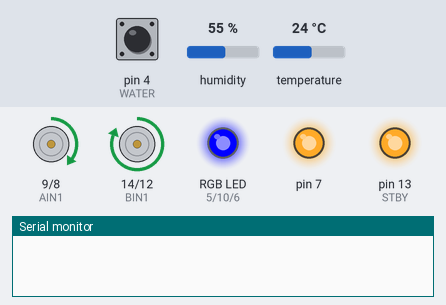
Recording of a sketch running on a simulated Arduino Uno, built with avr-gcc and run on an emulated ATmega328P. Parts: motor-driver pin pairs drawn as motors (green arrow = first pin HIGH = forward, orange = second pin HIGH = backward, longer = more drive, scaled by the enable pin, stopped while the standby pin is LOW), an RGB LED mixed from three pins (HIGH = lit), output pins drawn as LEDs (lit = HIGH), the last lines printed to the serial monitor. The test bench sets the inputs (shaded band); at power-on: humidity 55 %, temperature 24 °C, pin 4 (WATER) HIGH. Dim RGB values are drawn brighter than linear.

Above: at 2.8 s.
2.9 s: humidity set to 22 %
At 11.67 s:
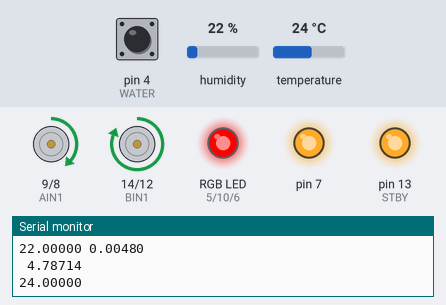
15.9 s: temperature set to 37.5 °C
At 23.25 s:
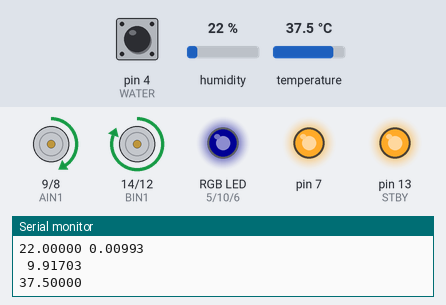
23.3 s: temperature set to 36.9 °C
At 30.45 s:
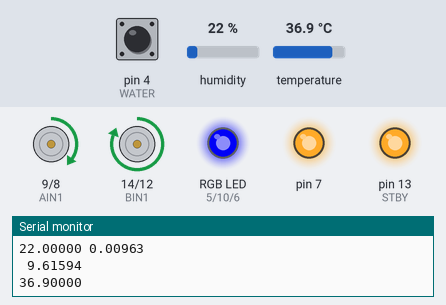
32.7 s: humidity set to 19 %
At 40.1 s:
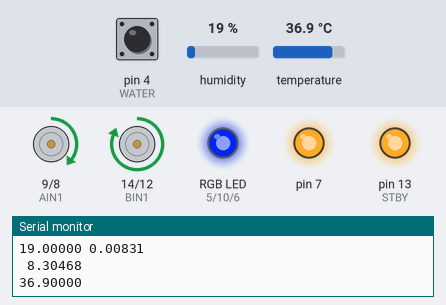
41.7 s: humidity set to 21 %
Timing chart, 0 to 56.3 s (numbered marks = the images above; inputs shaded):
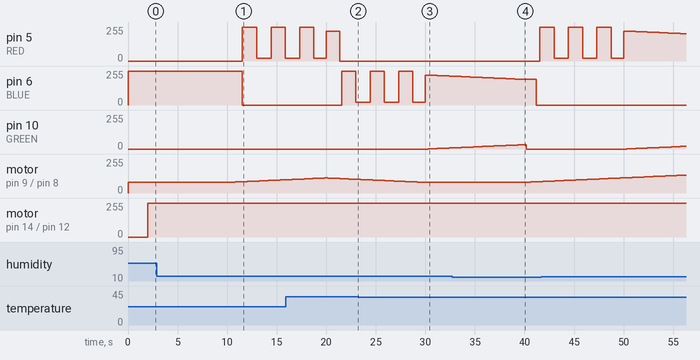

Measured:
- the behaviour switches between 37 and 36.9 °C on temperature (found by bisection; images 2 and 3)
- after the input at 2.9 s, pin 5 (RED): alternates 255/255 for 1.4 s and 20/255 for 1.4 s, starting after 8.7 s; motor on pin 9 (AIN1) / pin 8 (AIN2): moves from forward 80/255 to forward 99/255 over 5.4 s, starting after 7.3 s
- after the input at 15.9 s, pin 6 (BLUE): 0/255 → 255/255 after 5.7 s, → 20/255 1.4 s later
- after the input at 23.3 s, pin 10 (GREEN): 0/255 → 1/255 after 7.0 s
- after the input at 32.7 s, pin 5 (RED): 0/255 → 255/255 after 8.9 s; motor on pin 9 (AIN1) / pin 8 (AIN2): moves from forward 80/255 to forward 86/255 over 1.5 s, starting after 7.3 s

The sketch:

humidifier.ino
```cpp
#include <math.h>
#include <stdint.h>
#include "SparkFunBME280.h"
#include "Wire.h"
#include <avr/wdt.h>

BME280 mySensor;

#define STBY  13
#define PWMA  3
#define AIN1  9
#define AIN2  8
#define PWMB  11
#define BIN1  14
#define BIN2  12
#define WATER  4
#define PUMP  2
#define FAN  1
#define RED  5
#define GREEN  10
#define BLUE  6


bool waterPresent;
bool intermediateWaterPresent;
float currentHumidity;
double currentAbsoluteHumidity;

float currentTemperature;
bool readHumiditySensorError;
unsigned long clock;

unsigned long pumpStartAt;
unsigned long pumpStopAt;

unsigned long lastReadHumidifierSensorAt;
unsigned long lastReadWaterSensorAt;
unsigned long ultrasonicStartAt;
unsigned long ultrasonicStopAt;
unsigned long updatedHumidifierStatusAt;
unsigned long humidifierStartAt;
unsigned long humidifierStopAt;
unsigned long lastLedClockAt;
bool ledUp;

float minOptimumAbsoluteHumidity;
float maxOptimumAbsoluteHumidity;
int currentFanSpeed;
int lastGreenLedLevel;
int lastRedLedLevel;
int lastBlueLedLevel;

int waterCounter;
int noWaterCounter;


void setup() {
    TCCR2B = TCCR2B & B11111000 | B00000001;
    waterPresent = true;
    currentFanSpeed = 0;
    pumpStartAt = 0;
    pumpStopAt = 1;
    lastReadHumidifierSensorAt = 0;
    ultrasonicStartAt = 0;
    ultrasonicStopAt = 1;
    humidifierStartAt = 0;
    humidifierStopAt = 1;
    updatedHumidifierStatusAt = 0;
    lastLedClockAt = 0;
    lastGreenLedLevel = 0;
    lastRedLedLevel = 0;
    lastBlueLedLevel = 0;
    noWaterCounter = 0;
    waterCounter = 0;

    minOptimumAbsoluteHumidity = 0.009 - 0.00045;
    maxOptimumAbsoluteHumidity = 0.009 + 0.00045;
    ledUp = true;
    Serial.begin(9600);
    mySensor.settings.commInterface = I2C_MODE;
    mySensor.settings.I2CAddress = 0x76;
    mySensor.settings.runMode = 3; //Normal mode
    mySensor.settings.tStandby = 0;
    mySensor.settings.filter = 0;
    mySensor.settings.tempOverSample = 1;
    mySensor.settings.pressOverSample = 1;
    mySensor.settings.humidOverSample = 1;
    delay(10);
    mySensor.begin();

    pinMode(7, OUTPUT);

    pinMode(RED, OUTPUT);
    analogWrite(RED, 0);
    pinMode(BLUE, OUTPUT);
    analogWrite(BLUE, 0);

    pinMode(GREEN, OUTPUT);
    analogWrite(GREEN, 0);

    pinMode(STBY, OUTPUT);
    pinMode(PWMA, OUTPUT);
    pinMode(AIN1, OUTPUT);
    pinMode(AIN2, OUTPUT);
    pinMode(PWMB, OUTPUT);
    pinMode(BIN1, OUTPUT);
    pinMode(BIN2, OUTPUT);
    pinMode(WATER, INPUT_PULLUP);
    stopPump();
    stopHumidifier();
    setFanSpeed(80);
    digitalWrite(7, HIGH);
    wdt_enable(WDTO_8S);
}

void loop() {
    wdt_reset();

    if ((lastReadHumidifierSensorAt + 10000) < millis()) {
        lastReadHumidifierSensorAt = millis();
        readHumiditySensor();
        currentAbsoluteHumidity = getAbsoluteHumidity(currentTemperature, currentHumidity);


        Serial.print((float) (currentHumidity), 5);
        Serial.print(" ");
        Serial.println((float) (currentAbsoluteHumidity), 5);
        Serial.print(" ");
        Serial.println((float) (getAbsoluteHumidity2(currentTemperature, currentHumidity)), 5);
        Serial.println((float) (currentTemperature), 5);

    }

    if ((lastReadWaterSensorAt + 2000) < millis()) {
        lastReadWaterSensorAt = millis();
        bool v = !digitalRead(WATER);
        if (v){
           noWaterCounter = 0;
            if (waterCounter < 5){
                waterCounter += 1;
            } else {
                intermediateWaterPresent = true;
            }
        } else {
            waterCounter = 0;
            if (noWaterCounter < 5){
                noWaterCounter += 1;
            } else {
                intermediateWaterPresent = false;
            }
        }

        if (intermediateWaterPresent && !waterPresent) {
            waterPresent = true;
        }
        if (intermediateWaterPresent && isPumpOn()) {
            stopPump();
        } else if (!intermediateWaterPresent && !isPumpOn() && waterPresent) {
            startPump();
        }
        if (isPumpOn() && (pumpStartAt + 120000) < millis()) {
            stopPump();
            waterPresent = false;
        }
    }

    if ((updatedHumidifierStatusAt + 10000) < millis()) {
        updatedHumidifierStatusAt = millis();
        if (waterPresent) {
            if (currentAbsoluteHumidity < minOptimumAbsoluteHumidity) {
                startHumidifier();
            }

            if (currentAbsoluteHumidity > maxOptimumAbsoluteHumidity) {
                stopHumidifier();
            }
        } else {
            stopHumidifier();
        }
    }

    if ((clock + 300) < millis()) {
        clock = millis();
        if (isHumidifierOn()) {
            if (currentFanSpeed < 200) {
                increaseFanSpeed();
            } else if (!isUltrasonicOn()) {
                startUltraSonic();
            } else if ((humidifierStartAt + 300000) < millis() && currentFanSpeed < 255) {
                increaseFanSpeed();
            } else if ((humidifierStartAt + 600000) < millis() && currentFanSpeed < 255) {
                increaseFanSpeed();
            } else if ((humidifierStartAt + 1600000) < millis() && currentFanSpeed < 255) {
                increaseFanSpeed();
            }
        } else {
            if (isUltrasonicOn()) {
                stopUltraSonic();
            }
            if (currentFanSpeed > 80) {
                decreaseFanSpeed();
            }
        }
    }

    if (!waterPresent) {
        if ((lastLedClockAt + 300) < millis()) {
            lastLedClockAt = millis();
            setGreenLedLevel(0);
            setRedLedLevel(0);
            setBlueLedLevel(lastBlueLedLevel > 125 ? 0 : 255);
        }
    } else if (currentAbsoluteHumidity > 0) {
        if (currentAbsoluteHumidity >= (minOptimumAbsoluteHumidity - 0.0002) &&
            currentAbsoluteHumidity <= (maxOptimumAbsoluteHumidity + 0.0002)) {
            if ((lastLedClockAt + 300) < millis()) {
                lastLedClockAt = millis();
                int greenLedLevel = getLevelOfHumidity();
                int redLedLevel = 255 - greenLedLevel;

                if (lastBlueLedLevel > 0) {
                    setBlueLedLevel(lastBlueLedLevel - 1);

                }

                if (lastGreenLedLevel < greenLedLevel) {
                    greenLedLevel = lastGreenLedLevel + 1;
                } else if (lastGreenLedLevel > greenLedLevel) {
                    greenLedLevel = lastGreenLedLevel - 1;
                }
                setGreenLedLevel(greenLedLevel);

                if (lastRedLedLevel < redLedLevel) {
                    redLedLevel = lastRedLedLevel + 1;
                } else if (lastRedLedLevel > redLedLevel) {
                    redLedLevel = lastRedLedLevel - 1;
                }
                setRedLedLevel(redLedLevel);

            }
        } else if (currentAbsoluteHumidity < (minOptimumAbsoluteHumidity - 0.0002)) {
            if ((lastLedClockAt + 5) < millis()) {
                lastLedClockAt = millis();
                if (lastGreenLedLevel > 0) {
                    setGreenLedLevel(lastGreenLedLevel - 1);
                }
                if (lastBlueLedLevel > 0) {
                    setBlueLedLevel(lastBlueLedLevel - 1);
                }
                if (ledUp) {
                    if (lastRedLedLevel < 255) {
                        setRedLedLevel(lastRedLedLevel + 1);
                    } else {
                        ledUp = false;
                    }
                } else {
                    if (lastRedLedLevel > 20) {
                        setRedLedLevel(lastRedLedLevel - 1);
                    } else {
                        ledUp = true;
                    }
                }
            }

        } else if (currentAbsoluteHumidity > (maxOptimumAbsoluteHumidity + 0.0002)) {
            if ((lastLedClockAt + 5) < millis()) {
                lastLedClockAt = millis();
                if (lastGreenLedLevel > 0) {
                    setGreenLedLevel(lastGreenLedLevel - 1);
                }
                if (lastRedLedLevel > 0) {
                    setRedLedLevel(lastRedLedLevel - 1);

                }

                if (ledUp) {
                    if (lastBlueLedLevel < 255) {
                        setBlueLedLevel(lastBlueLedLevel + 1);
                    } else {
                        ledUp = false;
                    }
                } else {
                    if (lastBlueLedLevel > 20) {
                        setBlueLedLevel(lastBlueLedLevel - 1);
                    } else {
                        ledUp = true;
                    }
                }
            }
        }
    } else {
        setGreenLedLevel(0);
        setBlueLedLevel(255);
        setRedLedLevel(0);
    }


}

void setRedLedLevel(int level) {
    analogWrite(RED, level);
    lastRedLedLevel = level;
}

void setGreenLedLevel(int level) {
    analogWrite(GREEN, level);
    lastGreenLedLevel = level;
}

void setBlueLedLevel(int level) {
    analogWrite(BLUE, level);
    lastBlueLedLevel = level;
}


int getLevelOfHumidity() {
    float a = maxOptimumAbsoluteHumidity - minOptimumAbsoluteHumidity;
    float b = currentAbsoluteHumidity - minOptimumAbsoluteHumidity;
    float c = 255 / a;
    float d = b * c;
    if (d > 255) {
        d = 255;
    }
    if (d < 0) {
        d = 0;
    }
    return (int(d));
}

void move(int motor, int speed, int direction) {
    //Move specific motor at speed and direction
    //motor: 0 for B 1 for A
    //speed: 0 is off, and 255 is full speed
    //direction: 0 clockwise, 1 counter-clockwise

    digitalWrite(STBY, HIGH); //disable standby

    boolean inPin1 = LOW;
    boolean inPin2 = HIGH;

    if (direction == 1) {
        inPin1 = HIGH;
        inPin2 = LOW;
    }

    if (motor == 1) {
        digitalWrite(AIN1, inPin1);
        digitalWrite(AIN2, inPin2);
        analogWrite(PWMA, speed);
    } else {
        digitalWrite(BIN1, inPin1);
        digitalWrite(BIN2, inPin2);
        analogWrite(PWMB, speed);
    }
}


void stop() {
    //enable standby
    digitalWrite(STBY, LOW);
}

void stopPump() {
    if (isPumpOn()) {
        pumpStopAt = millis();
        move(PUMP, 0, 1);
    }
}

void startPump() {
    if (!isPumpOn()) {
        pumpStartAt = millis();
        move(PUMP, 255, 1); //motor 1, half speed, right
    }
}

void startUltraSonic() {
    if (!isUltrasonicOn()) {
        ultrasonicStartAt = millis();
        digitalWrite(7, LOW);
    }
}

void stopUltraSonic() {
    if (isUltrasonicOn()) {
        ultrasonicStopAt = millis();
        digitalWrite(7, HIGH);
    }
}

bool isUltrasonicOn() {
    return (ultrasonicStopAt < ultrasonicStartAt);
}

bool isPumpOn() {
    return (pumpStopAt < pumpStartAt);
}

bool isHumidifierOn() {
    return (humidifierStopAt < humidifierStartAt);
}

void setFanSpeed(int speed) {
    currentFanSpeed = speed;
    move(FAN, speed, 1);
}

void increaseFanSpeed() {
    setFanSpeed(currentFanSpeed + 1);
}

void decreaseFanSpeed() {
    setFanSpeed(currentFanSpeed - 1);
}

void startHumidifier() {
    if (!isHumidifierOn()) {
        humidifierStartAt = millis();
    }
}

void stopHumidifier() {
    if (isHumidifierOn()) {
        humidifierStopAt = millis();
    }
}
// float AbsoluteHumidity = (6.112 * pow(2.71828,((17.67 * Temperature)/(Temperature + 243.5))) * Humidity * 2.1674) / (273.15 + Temperature);

double getAbsoluteHumidity(double t, double rh) {
    double p = 760;
    double tp = (p * 133.322) / 100;
    double et = 6.112 * exp((17.62 * t) / (243.12 + t));
    double fp = 1.0016 + 3.15 * pow(10, -6) * tp - 0.074 / tp;
    double ew = fp * et;
    double e = (rh / 100) * ew;
    double Rv = 461.5;
    double T = t + 273.15;
    double absolute = (e * 100 / (Rv * T));
    return (absolute);
}

double getAbsoluteHumidity2(float t, float h)
{
    double temp;
    temp = pow(2.718281828, (17.67 * t) / (t + 243.5));
    return (6.112 * temp * h * 2.1674) / (273.15 + t);
}

void readHumiditySensor() {
    currentHumidity = mySensor.readFloatHumidity();
    currentTemperature = mySensor.readTempC();
    if (isnan(currentHumidity) || isnan(currentTemperature)) {
        readHumiditySensorError = true;
    } else {
        readHumiditySensorError = false;
    }
}
```
